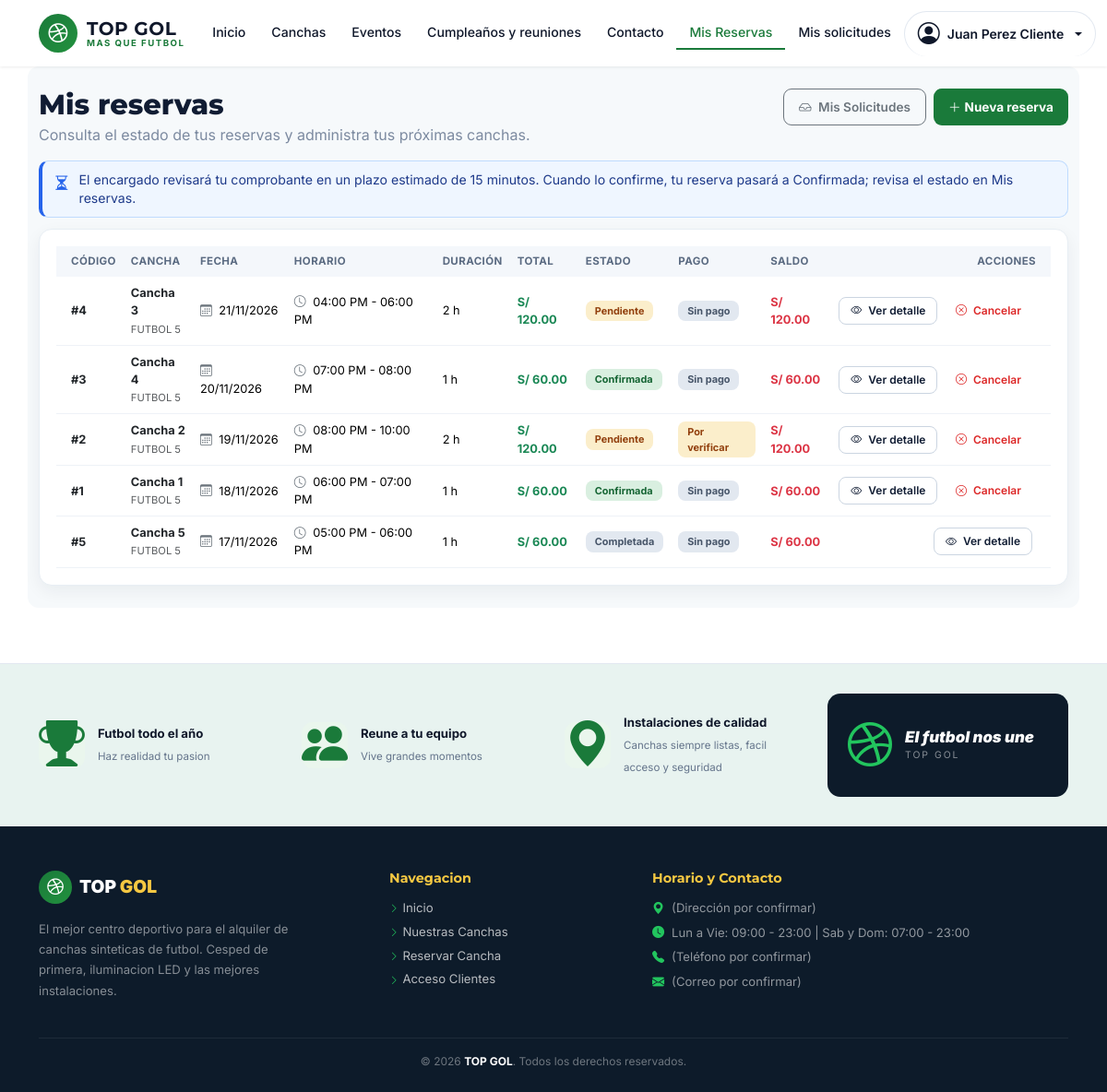
/mis-reservas (signed in), run on the app's committed database.
### tables this page shows
CREATE TABLE IF NOT EXISTS `reservas` (
  `id`                        INT NOT NULL AUTO_INCREMENT,
  `usuario_id`                INT NOT NULL,
  `cancha_id`                 INT NOT NULL,
  `fecha`                     DATE NOT NULL,
  `hora_inicio`               TIME NOT NULL,
  `hora_fin`                  TIME NOT NULL,
  `duracion_horas`            DECIMAL(4,2) NOT NULL DEFAULT 1.00,
  `total_pago`                DECIMAL(10,2) NOT NULL,
  `estado`                    ENUM('pendiente','confirmada','cancelada','finalizada') NOT NULL DEFAULT 'pendiente',
  `asistencia_estado`         ENUM('sin_registrar','presente','tardanza','retraso_confirmado','no_asistio') NOT NULL DEFAULT 'sin_registrar',
  `asistencia_hora`           TIME NULL DEFAULT NULL,
  `asistencia_notas`          VARCHAR(255) NULL DEFAULT NULL,
  `asistencia_registrada_por` INT NULL DEFAULT NULL,
  `asistencia_updated_at`     TIMESTAMP NULL DEFAULT NULL,
  `reprogramado_de_cancha_id` INT NULL DEFAULT NULL,
  `reprogramado_de_fecha`     DATE NULL DEFAULT NULL,
  `reprogramado_de_hora`      TIME NULL DEFAULT NULL,
  `reprogramado_por`          INT NULL DEFAULT NULL,
  `reprogramado_at`           TIMESTAMP NULL DEFAULT NULL,
  `motivo_reprogramacion`     VARCHAR(255) NULL DEFAULT NULL,
  `contacto_realizado_at`     TIMESTAMP NULL DEFAULT NULL,
  `contacto_resultado`        VARCHAR(100) NULL DEFAULT NULL,
  `es_demo`                   TINYINT(1) NOT NULL DEFAULT 0,
  `observaciones`             TEXT DEFAULT NULL,
  `metodo_pago`               ENUM('yape','transferencia_bcp','efectivo','niubiz') DEFAULT NULL,
  `origen`                    ENUM('web','presencial','llamada','whatsapp') NOT NULL DEFAULT 'web',
  `adelanto_monto`            DECIMAL(10,2) NOT NULL DEFAULT 20.00,
  `cliente_nombre`            VARCHAR(120) DEFAULT NULL,
  `contacto_telefono`         VARCHAR(20) DEFAULT NULL,
  `evento_grupo`              VARCHAR(32) DEFAULT NULL,
  `pago_estado`               ENUM('pendiente','en_revision','verificado','rechazado') NOT NULL DEFAULT 'pendiente',
  `comprobante_ruta`          VARCHAR(500) DEFAULT NULL,
  `comprobante_nombre`        VARCHAR(255) DEFAULT NULL,
  `comprobante_tipo`          VARCHAR(100) DEFAULT NULL,
  `comprobante_size`          INT DEFAULT NULL,
  `comprobante_subido_at`     TIMESTAMP NULL DEFAULT NULL,
  `pago_verificado_at`        TIMESTAMP NULL DEFAULT NULL,
  `pago_verificado_por`       INT DEFAULT NULL,
  `created_at`                TIMESTAMP NOT NULL DEFAULT CURRENT_TIMESTAMP,
  `updated_at`                TIMESTAMP NOT NULL DEFAULT CURRENT_TIMESTAMP ON UPDATE CURRENT_TIMESTAMP,
  PRIMARY KEY (`id`),
  KEY `idx_reserva_usuario`       (`usuario_id`),
  KEY `idx_reserva_cancha`        (`cancha_id`),
  KEY `idx_reserva_horario`       (`cancha_id`,`fecha`,`hora_inicio`,`hora_fin`),
  KEY `idx_reserva_pago_estado`   (`pago_estado`),
  KEY `idx_reserva_evento_grupo`  (`evento_grupo`),
  KEY `idx_reserva_asistencia`    (`asistencia_estado`),
  KEY `idx_reserva_contacto`      (`contacto_realizado_at`),
  KEY `idx_reservas_es_demo`      (`es_demo`),
  CONSTRAINT `fk_reserva_usuario`           FOREIGN KEY (`usuario_id`)                REFERENCES `usuarios` (`id`) ON DELETE CASCADE,
  CONSTRAINT `fk_reserva_cancha`            FOREIGN KEY (`cancha_id`)                 REFERENCES `canchas`  (`id`) ON DELETE CASCADE,
  CONSTRAINT `fk_reserva_verificado_por`    FOREIGN KEY (`pago_verificado_por`)        REFERENCES `usuarios` (`id`) ON DELETE SET NULL,
  CONSTRAINT `fk_reserva_asistencia_admin`  FOREIGN KEY (`asistencia_registrada_por`) REFERENCES `usuarios` (`id`) ON DELETE SET NULL,
  CONSTRAINT `fk_reserva_reprogramado_por`  FOREIGN KEY (`reprogramado_por`)          REFERENCES `usuarios` (`id`) ON DELETE SET NULL
);

CREATE TABLE IF NOT EXISTS `canchas` (
  `id`          INT NOT NULL AUTO_INCREMENT,
  `nombre`      VARCHAR(100) NOT NULL,
  `descripcion` TEXT DEFAULT NULL,
  `precio_hora` DECIMAL(10,2) NOT NULL,
  `capacidad`   INT NOT NULL,
  `tipo`        ENUM('futbol_5','futbol_7','futbol_11') NOT NULL DEFAULT 'futbol_5',
  `iluminacion` TINYINT(1) NOT NULL DEFAULT 1,
  `techada`     TINYINT(1) NOT NULL DEFAULT 0,
  `estado`      ENUM('disponible','mantenimiento') NOT NULL DEFAULT 'disponible',
  `created_at`  TIMESTAMP NOT NULL DEFAULT CURRENT_TIMESTAMP,
  `updated_at`  TIMESTAMP NOT NULL DEFAULT CURRENT_TIMESTAMP ON UPDATE CURRENT_TIMESTAMP,
  PRIMARY KEY (`id`)
);

### app/Views/reservas/mis-reservas.php (the view, shortened to what the rows shown need)
<div class="container py-4 det-page">
    <div class="d-flex align-items-start justify-content-between gap-3 flex-wrap mb-3">
        <div>
            <h1 class="det-h1">Mis reservas</h1>
            <p class="det-sub">Consulta el estado de tus reservas y administra tus próximas canchas.</p>
        </div>
        <div class="text-md-end d-flex justify-content-md-end flex-wrap gap-2">
            <a href="<?= url('/mis-solicitudes') ?>" class="btn btn-outline-secondary" style="font-size: .85rem; font-weight: 600; border-radius: 9px; padding: 9px 16px;">
                <i class="bi bi-inbox me-1"></i> Mis Solicitudes
            </a>
            <a href="<?= url('/canchas') ?>" class="btn-nueva">
                <i class="bi bi-plus-lg me-1"></i> Nueva reserva
            </a>
        </div>
    </div>
    <?php if (array_filter($reservas ?? [], static fn($r) => ($r['pago_estado'] ?? '') === 'en_revision')): ?>
        <?php require __DIR__ . '/_verificacion.php'; ?>
    <?php endif; ?>
    <?php if (empty($reservas)): ?>
        <div class="det-card text-center p-5 my-4">
            <div class="mb-3">
                <i class="bi bi-calendar-x text-muted display-1"></i>
            </div>
            <h4 class="fw-bold text-dark">Aún no tienes reservas registradas</h4>
            <p class="text-muted mb-4">¿Listo para jugar un partido? Elige una de nuestras canchas de fútbol 5, 7 u 11.</p>
            <div>
                <a href="<?= url('/canchas') ?>" class="btn-nueva">
                    <i class="bi bi-dribbble me-1"></i> Explorar canchas disponibles
                </a>
            </div>
        </div>
    <?php else: ?>
        <div class="det-card">
            <div class="table-responsive">
                <table class="table det-table table-hover align-middle mb-0">
                    <thead>
                        <tr>
                            <th class="ps-3">Código</th>
                            <th>Cancha</th>
                            <th>Fecha</th>
                            <th>Horario</th>
                            <th>Duración</th>
                            <th>Total</th>
                            <th>Estado</th>
                            <th>Pago</th>
                            <th>Saldo</th>
                            <th class="text-end pe-3">Acciones</th>
                        </tr>
                    </thead>
                    <tbody>
                        <?php foreach ($reservas as $r): ?>
                            <?php
                                $estadoCls = match($r['estado']) {
                                    'confirmada' => 'ok',
                                    'pendiente'  => 'warn',
                                    'cancelada'  => 'bad',
                                    'finalizada' => 'fin',
                                    default      => 'mut'
                                };
                                $totalR = (float)($r['total_pago'] ?? 0.0);
                                $pagadoR = (float)($r['total_pagado'] ?? 0.0);
                                $saldoR = (float)($r['saldo_pendiente'] ?? max(0.0, round($totalR - $pagadoR, 2)));
                                $etPago = etiquetaPagoReserva($totalR, $pagadoR, (string)($r['pago_estado'] ?? 'pendiente'));
                                $puedeCancelar = in_array($r['estado'], ['pendiente', 'confirmada'], true) && ($r['fecha'] >= date('Y-m-d'));
                            ?>
                            <tr>
                                <td class="ps-3 fw-bold text-dark">#<?= $r['id'] ?></td>
                                <td>
                                    <div class="fw-bold text-dark"><?= htmlspecialchars($r['cancha_nombre']) ?></div>
                                    <small class="text-muted"><?= strtoupper(str_replace('_', ' ', $r['cancha_tipo'])) ?></small>
                                </td>
                                <td>
                                    <i class="bi bi-calendar3 text-secondary me-1"></i>
                                    <?= date('d/m/Y', strtotime($r['fecha'])) ?>
                                </td>
                                <td>
                                    <i class="bi bi-clock text-secondary me-1"></i>
                                    <?= date('h:i A', strtotime($r['hora_inicio'])) ?> - <?= date('h:i A', strtotime($r['hora_fin'])) ?>
                                </td>
                                <td><?= htmlspecialchars(formatoDuracionHoras((float)$r['duracion_horas'])) ?></td>
                                <td class="fw-bold text-success"><?= formatPrice($r['total_pago']) ?></td>
                                <td>
                                    <span class="pill <?= $estadoCls ?>">
                                        <?= match ((string)$r['estado']) { 'confirmada' => 'Confirmada', 'pendiente' => 'Pendiente', 'cancelada' => 'Cancelada', 'finalizada' => 'Completada', default => ucfirst((string)$r['estado']) } ?>
                                    </span>
                                </td>
                                <td>
                                    <span class="pill <?= $etPago['cls'] ?>">
                                        <?= htmlspecialchars($etPago['texto']) ?>
                                    </span>
                                </td>
                                <td class="fw-bold <?= $r['estado'] === 'cancelada' ? 'text-muted' : ($saldoR > 0 ? 'text-danger' : 'text-success') ?>">
                                    <?= $r['estado'] === 'cancelada' ? '—' : formatPrice($saldoR) ?>
                                </td>
                                <td class="text-end pe-3" style="white-space:nowrap;">
                                    <a href="<?= url('/mis-reservas/' . $r['id']) ?>" class="btn-ver">
                                        <i class="bi bi-eye me-1"></i> Ver detalle
                                    </a>
                                    <?php if ($puedeCancelar): ?>
                                        <form action="<?= url('/reserva/cancelar/' . $r['id']) ?>" method="POST" class="d-inline"
                                              data-swal-title="¿Cancelar reserva?"
                                              data-swal-confirm="¿Seguro que deseas cancelar la reserva #<?= (int)$r['id'] ?> de la <?= htmlspecialchars($r['cancha_nombre'], ENT_QUOTES) ?>?"
                                              data-swal-btn="Sí, cancelar">
                                            <button type="submit" class="btn-ver danger" style="border:0; background:none;">
                                                <i class="bi bi-x-circle me-1"></i> Cancelar
                                            </button>
                                        </form>
                                    <?php endif; ?>
                                </td>
                            </tr>
                        <?php endforeach; ?>
                    </tbody>
                </table>
            </div>
        </div>
    <?php endif; ?>
</div>

### app/Core/Router.php (shortened to what the rows shown need)
<?php
class Router {
    private array $rutas = [
        'GET'  => [],
        'POST' => []
    ];
    private function registrar(string $metodo, string $ruta, string $accion, array $middlewares): void {
        $rutaNormalizada = '/' . trim($ruta, '/');
        preg_match_all('/\{([a-zA-Z0-9_]+)\}/', $rutaNormalizada, $matches);
        $nombresParametros = $matches[1] ?? [];
        $regex = preg_replace('/\{[a-zA-Z0-9_]+\}/', '([^/]+)', $rutaNormalizada);
        $regexFinal = '#^' . $regex . '$#';
        $this->rutas[$metodo][] = [
            'ruta'        => $rutaNormalizada,
            'regex'       => $regexFinal,
            'accion'      => $accion,
            'params'      => $nombresParametros,
            'middlewares' => $middlewares
        ];
    }
    public function dispatch(): void {
        $metodo = $_SERVER['REQUEST_METHOD'] ?? 'GET';
        $uri = $this->obtenerRutaActual();
        foreach ($this->rutas[$metodo] as $rutaInfo) {
            if (preg_match($rutaInfo['regex'], $uri, $matches)) {
                array_shift($matches);
                $this->ejecutarAccion($rutaInfo['accion'], $matches);
                return;
            }
        }
    }
    private function obtenerRutaActual(): string {
        if (!empty($_GET['url']) && $_GET['url'] !== 'index.php') {
            $uri = '/' . trim((string)$_GET['url'], '/');
            $uri = preg_replace('#^/public(/|$)#', '$1', $uri);
            $uri = '/' . trim($uri, '/');
            return $uri === '//' ? '/' : $uri;
        }
        $requestUri = $_SERVER['REQUEST_URI'] ?? '/';
        $requestUri = preg_replace('#^/public(/|$)#', '$1', $requestUri);
        $requestUri = preg_replace('#^/index\.php(/|$)#', '$1', $requestUri);
        $uri = '/' . trim($requestUri, '/');
        return $uri === '//' ? '/' : $uri;
    }
    private function ejecutarAccion(string $accion, array $params): void {
        [$controladorNombre, $metodo] = explode('@', $accion);
        $controlador = new $claseCompleta();
        call_user_func_array([$controlador, $metodo], $params);
    }
}

### data on the page
reservas: pago_estado "pendiente" (drawn), id "4", cancha.nombre "Cancha 3", cancha.tipo "FUTBOL 5", fecha "21/11/2026", hora_inicio "04:00 PM", hora_fin "06:00 PM", duracion_horas "2 h", total_pago "S/ 120.00", estado "Pendiente", texto "Sin pago", saldoR "S/ 120.00"
reservas: id "3", cancha.nombre "Cancha 4", cancha.tipo "FUTBOL 5", fecha "20/11/2026", hora_inicio "07:00 PM", hora_fin "08:00 PM", duracion_horas "1 h", total_pago "S/ 60.00", estado "Confirmada", texto "Sin pago", saldoR "S/ 60.00"
reservas: id "2", cancha.nombre "Cancha 2", cancha.tipo "FUTBOL 5", fecha "19/11/2026", hora_inicio "08:00 PM", hora_fin "10:00 PM", duracion_horas "2 h", total_pago "S/ 120.00", estado "Pendiente", texto "Por verificar", saldoR "S/ 120.00"
reservas: id "1", cancha.nombre "Cancha 1", cancha.tipo "FUTBOL 5", fecha "18/11/2026", hora_inicio "06:00 PM", hora_fin "07:00 PM", duracion_horas "1 h", total_pago "S/ 60.00", estado "Confirmada", texto "Sin pago", saldoR "S/ 60.00"
reservas: id "5", cancha.nombre "Cancha 5", cancha.tipo "FUTBOL 5", fecha "17/11/2026", hora_inicio "05:00 PM", hora_fin "06:00 PM", duracion_horas "1 h", total_pago "S/ 60.00", estado "Completada", texto "Sin pago", saldoR "S/ 60.00"
